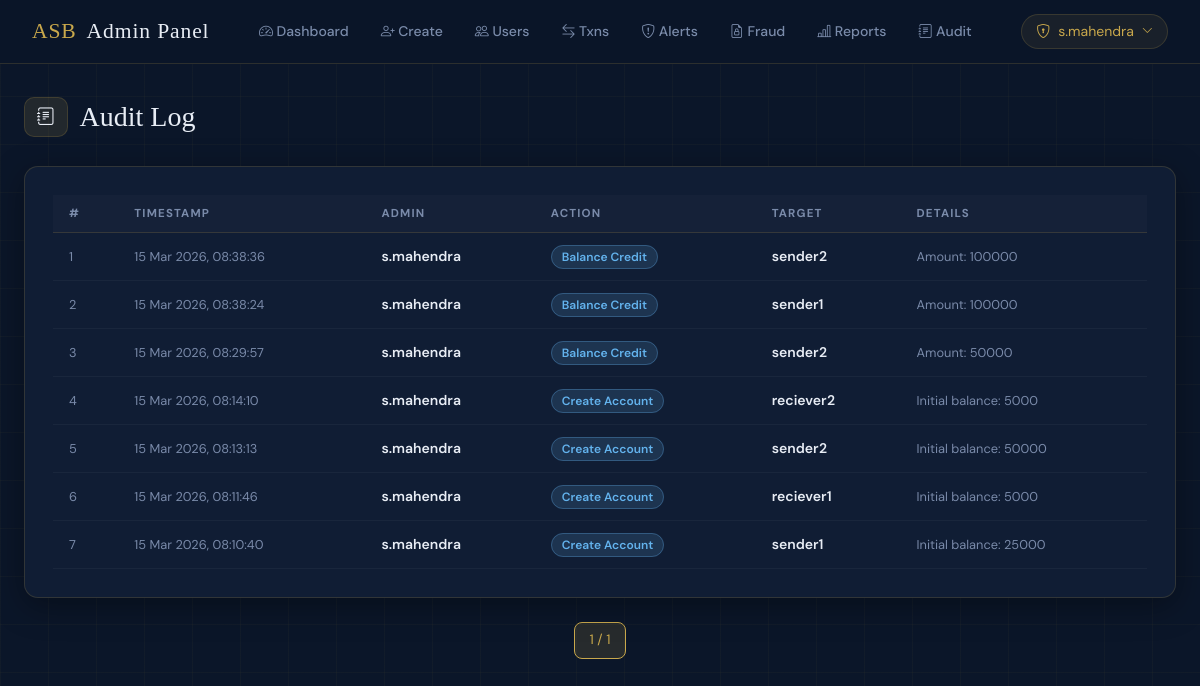
/control/audit-log/ (signed in), run on the app's committed database.
### accounts/models.py (models this page shows, shortened)
class AuditLog(models.Model):
    actor     = models.ForeignKey(User, on_delete=models.SET_NULL, null=True, related_name='audit_actions')
    action    = models.CharField(max_length=255)
    target    = models.CharField(max_length=255, blank=True)
    details   = models.TextField(blank=True)
    timestamp = models.DateTimeField(auto_now_add=True)

### accounts/views.py (the view)
# urls.py: path('control/audit-log/',                 views.audit_log_view,  name='audit_log'),
@login_required
@user_passes_test(is_admin)
def audit_log_view(request):
    qs   = AuditLog.objects.all().order_by('-timestamp')
    page = Paginator(qs, 20).get_page(request.GET.get('page'))
    return render(request, 'admin/audit_log.html', {'logs': page})

### accounts/views.py (called while the page is built)
def is_admin(user):
    return user.is_staff

### templates/admin/audit_log.html (shortened to what this page needs)
{% extends "base.html" %}
{% block content %}
<div class="page-title fade-up"><span class="icon-pill"><i class="bi bi-journal-text"></i></span>Audit Log</div>
<div class="asb-card fade-up" style="overflow-x:auto;">
  <table class="asb-table">
    <thead><tr><th>#</th><th>Timestamp</th><th>Admin</th><th>Action</th><th>Target</th><th>Details</th></tr></thead>
    <tbody>
      {% for log in logs %}
      <tr>
        <td style="color:var(--muted);font-size:0.8rem;">{{ forloop.counter }}</td>
        <td style="color:var(--muted);font-size:0.8rem;">{{ log.timestamp|date:"d M Y, H:i:s" }}</td>
        <td style="font-weight:600;">{{ log.actor }}</td>
        <td>
          {% if 'Block' in log.action %}<span class="badge-danger">{{ log.action }}</span>
          {% elif 'Unblock' in log.action %}<span class="badge-success">{{ log.action }}</span>
          {% elif 'Reset' in log.action or 'Edit' in log.action %}<span class="badge-gold">{{ log.action }}</span>
          {% else %}<span class="badge-blue">{{ log.action }}</span>{% endif %}
        </td>
        <td style="font-weight:600;">{{ log.target }}</td>
        <td style="font-size:0.8rem;color:var(--muted);">{{ log.details|default:"—" }}</td>
      </tr>
      {% empty %}<tr><td colspan="6" style="text-align:center;color:var(--muted);padding:30px;">No audit records yet.</td></tr>
      {% endfor %}
    </tbody>
  </table>
</div>
<div class="asb-page">
  <span class="current">{{ logs.number }} / {{ logs.paginator.num_pages }}</span>
</div>
{% endblock %}

### templates/base.html (shortened to what this page needs)
{% load static %}
<!DOCTYPE html>
<html lang="en">
<head>
  <link href="https://cdn.jsdelivr.net/npm/bootstrap@5.3.2/dist/css/bootstrap.min.css" rel="stylesheet">
  <link href="https://cdn.jsdelivr.net/npm/bootstrap-icons@1.11.3/font/bootstrap-icons.min.css" rel="stylesheet">
</head>
<body>
{% if user.is_authenticated %}
  {% if user.is_staff %}
    {% include "admin/navbar.html" %}
  {% else %}
    {% include "user/navbar.html" %}
  {% endif %}
{% endif %}
<div class="{% if user.is_authenticated %}page-wrap{% endif %}">
  {% block content %}{% endblock %}
</div>
</body>
</html>

### templates/admin/navbar.html (shortened to what this page needs)
<nav class="asb-nav">
  <a href="{% url 'admin_dashboard' %}" class="brand">ASB <span>Admin Panel</span></a>
  <div class="nav-links" id="adminNavLinks">
    <a href="{% url 'admin_dashboard' %}"><i class="bi bi-speedometer2"></i> Dashboard</a>
    <a href="{% url 'create_user' %}"><i class="bi bi-person-plus"></i> Create</a>
    <a href="{% url 'manage_users' %}"><i class="bi bi-people"></i> Users</a>
    <a href="{% url 'all_transactions' %}"><i class="bi bi-arrow-left-right"></i> Txns</a>
    <a href="{% url 'fraud_alerts' %}"><i class="bi bi-shield-exclamation"></i> Alerts</a>
    <a href="{% url 'fraud_history' %}"><i class="bi bi-file-earmark-lock"></i> Fraud</a>
    <a href="{% url 'reports' %}"><i class="bi bi-bar-chart-line"></i> Reports</a>
    <a href="{% url 'audit_log' %}"><i class="bi bi-journal-text"></i> Audit</a>
  </div>
  <div class="nav-right">
    <div class="nav-user" onclick="toggleNavDrop(this)" tabindex="0">
      <i class="bi bi-shield-lock"></i> {{ request.user.username }}
      <i class="bi bi-chevron-down" style="font-size:.7rem;transition:transform .2s;"></i>
    </div>
  </div>
</nav>

### templates/base.html (style rules this page uses)
:root { --navy: #0B1629; --navy2: #111E35; --navy3: #172540; --gold: #C9A84C; --gold2: #E8C46A; --teal: #19B8A0; --red: #E05252; --text: #E8EDF5; --muted: #7A8BAA; --border: rgba(201,168,76,0.18); --card: rgba(17,30,53,0.95); --radius: 14px; --shadow: 0 8px 32px rgba(0,0,0,0.35); }
*, *::before, *::after { box-sizing: border-box; margin: 0; padding: 0; }
html, body { font-family: 'DM Sans', sans-serif; background: var(--navy); color: var(--text); min-height: 100vh; }
body::before { content: ''; position: fixed; inset: 0; z-index: 0; pointer-events: none; background-image: linear-gradient(rgba(201,168,76,0.04) 1px, transparent 1px), linear-gradient(90deg, rgba(201,168,76,0.04) 1px, transparent 1px); background-size: 48px 48px; }
body > * { position: relative; z-index: 1; }
.asb-nav { background: rgba(11,22,41,0.97); border-bottom: 1px solid var(--border); backdrop-filter: blur(12px); padding: 0 2rem; height: 64px; display: flex; align-items: center; justify-content: space-between; position: sticky; top: 0; z-index: 1000; }
.asb-nav .brand { font-family: 'Playfair Display', serif; font-size: 1.35rem; color: var(--gold); text-decoration: none; letter-spacing: 0.04em; display: flex; align-items: center; gap: 10px; }
.asb-nav .brand span { color: var(--text); }
.nav-links { display: flex; align-items: center; gap: 4px; }
.nav-links a { color: var(--muted); text-decoration: none; font-size: 0.875rem; font-weight: 500; padding: 6px 14px; border-radius: 8px; transition: all 0.2s; }
.nav-right { display: flex; align-items: center; gap: 12px; }
.nav-user { display: flex; align-items: center; gap: 8px; background: rgba(201,168,76,0.08); border: 1px solid var(--border); padding: 6px 14px; border-radius: 30px; font-size: 0.875rem; color: var(--gold); cursor: pointer; position: relative; user-select: none; }
.page-wrap { max-width: 1200px; margin: 0 auto; padding: 32px 24px; }
.page-title { font-family: 'Playfair Display', serif; font-size: 1.75rem; color: var(--text); margin-bottom: 28px; display: flex; align-items: center; gap: 12px; }
.page-title .icon-pill { background: rgba(201,168,76,0.12); border: 1px solid var(--border); border-radius: 10px; padding: 6px 12px; font-size: 1.1rem; }
.asb-card { background: var(--card); border: 1px solid var(--border); border-radius: var(--radius); box-shadow: var(--shadow); padding: 28px; transition: transform 0.2s, box-shadow 0.2s; }
.asb-table { width: 100%; border-collapse: collapse; }
.asb-table th { font-size: 0.72rem; font-weight: 700; text-transform: uppercase; letter-spacing: 0.1em; color: var(--muted); padding: 10px 16px; border-bottom: 1px solid var(--border); background: rgba(255,255,255,0.02); }
.asb-table td { padding: 13px 16px; font-size: 0.875rem; border-bottom: 1px solid rgba(255,255,255,0.04); color: var(--text); }
.badge-blue { background: rgba(99,179,237,0.15); color: #63B3ED; border: 1px solid rgba(99,179,237,0.3); padding: 3px 10px; border-radius: 20px; font-size: 0.75rem; font-weight: 600; }
.asb-page { display: flex; gap: 6px; justify-content: center; margin-top: 24px; }
.asb-page a, .asb-page span { padding: 7px 14px; border-radius: 8px; font-size: 0.85rem; border: 1px solid var(--border); color: var(--muted); text-decoration: none; transition: all 0.2s; }
.asb-page span.current { background: rgba(201,168,76,0.15); color: var(--gold); border-color: var(--gold); }
.fade-up { animation: fadeUp 0.4s ease both; }

### data on the page
AuditLog: timestamp "15 Mar 2026, 08:38:36", actor "s.mahendra", action "Balance Credit", target "sender2", details "Amount: 100000"
AuditLog: timestamp "15 Mar 2026, 08:38:24", actor "s.mahendra", action "Balance Credit", target "sender1", details "Amount: 100000"
AuditLog: timestamp "15 Mar 2026, 08:29:57", actor "s.mahendra", action "Balance Credit", target "sender2", details "Amount: 50000"
AuditLog: timestamp "15 Mar 2026, 08:14:10", actor "s.mahendra", action "Create Account", target "reciever2", details "Initial balance: 5000"
AuditLog: timestamp "15 Mar 2026, 08:13:13", actor "s.mahendra", action "Create Account", target "sender2", details "Initial balance: 50000"
AuditLog: timestamp "15 Mar 2026, 08:11:46", actor "s.mahendra", action "Create Account", target "reciever1", details "Initial balance: 5000"
AuditLog: timestamp "15 Mar 2026, 08:10:40", actor "s.mahendra", action "Create Account", target "sender1", details "Initial balance: 25000"

### other printed values
{{ request.user.username }} "s.mahendra"
{{ logs.number }} "1"
{{ logs.paginator.num_pages }} "1"
